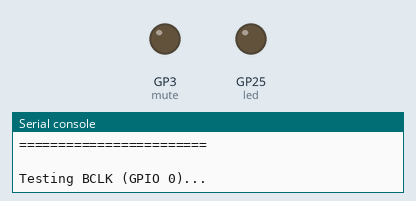
Simulated run of this program. Board: Raspberry Pi Pico running MicroPython. Parts: output pins drawn as LEDs (lit = HIGH), the last lines printed to the serial console. Pins used as bus, display or sensor lines are not drawn. At 12.7 s the program stops and its outputs stay as they are.

Above: at 1.5 s.
At 7.35 s:
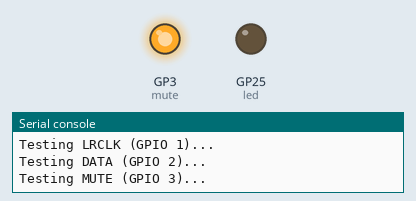
At 10.45 s:
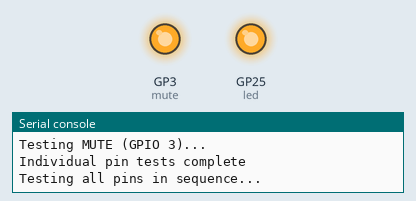
At 12.57 s:
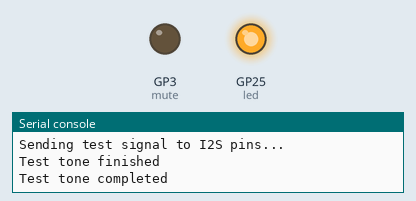
Timing chart, 0 to 14.1 s (numbered marks = the images above):
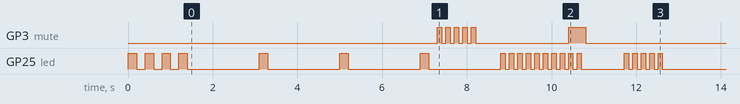

The program:

i2s_test.py
```python
"""
i2s_test.py - Test script for I2S wiring connections

This script tests the wiring between the Raspberry Pi Pico WH and the
Adafruit I2S Stereo Decoder (UDA1334A) by toggling the I2S pins
and providing visual feedback through the onboard LED.

Connections to verify:
- Pico WH GPIO 0 -> I2S Decoder BCLK (Bit Clock)
- Pico WH GPIO 1 -> I2S Decoder LRCLK (Word Select/Left-Right Clock)
- Pico WH GPIO 2 -> I2S Decoder DIN (Data In)
- Pico WH GPIO 3 -> I2S Decoder MUTE (Optional)
- Pico WH 3.3V -> I2S Decoder VIN
- Pico WH GND -> I2S Decoder GND
"""

import machine
import time
from micropython import const

# Import I2S configuration
from i2s.i2s_config import (
    I2S_BCLK_PIN,
    I2S_LRCLK_PIN,
    I2S_DATA_PIN,
    I2S_MUTE_PIN,
    play_test_tone
)

# Onboard LED for visual feedback
LED_PIN = const(25)  # Pico WH onboard LED is on GPIO 25

def setup():
    """Initialize test pins and LED"""
    # Configure the onboard LED
    led = machine.Pin(LED_PIN, machine.Pin.OUT)

    # Configure I2S pins as outputs
    bclk = machine.Pin(I2S_BCLK_PIN, machine.Pin.OUT)
    lrclk = machine.Pin(I2S_LRCLK_PIN, machine.Pin.OUT)
    data = machine.Pin(I2S_DATA_PIN, machine.Pin.OUT)
    mute = machine.Pin(I2S_MUTE_PIN, machine.Pin.OUT)

    # Initialize all pins to low
    bclk.value(0)
    lrclk.value(0)
    data.value(0)
    mute.value(0)

    return led, bclk, lrclk, data, mute

def blink_led(led, times=3, delay=0.2):
    """Blink the LED to indicate test phases"""
    for _ in range(times):
        led.value(1)
        time.sleep(delay)
        led.value(0)
        time.sleep(delay)

def test_pins(led, bclk, lrclk, data, mute):
    """Test each I2S pin individually"""
    pins = [
        (bclk, "BCLK (GPIO {})".format(I2S_BCLK_PIN)),
        (lrclk, "LRCLK (GPIO {})".format(I2S_LRCLK_PIN)),
        (data, "DATA (GPIO {})".format(I2S_DATA_PIN)),
        (mute, "MUTE (GPIO {})".format(I2S_MUTE_PIN))
    ]

    # Test each pin with a visible pattern
    for pin, name in pins:
        print(f"Testing {name}...")

        # Blink the LED once to indicate which pin we're testing
        blink_led(led, 1)

        # Toggle the pin 5 times
        for i in range(5):
            pin.value(1)
            time.sleep(0.1)
            pin.value(0)
            time.sleep(0.1)

        # Short pause between pin tests
        time.sleep(0.5)

    print("Individual pin tests complete")

def run_full_test():
    """Run a full wiring test sequence"""
    print("\n=== I2S Wiring Test ===")
    print(f"BCLK: GPIO {I2S_BCLK_PIN}")
    print(f"LRCLK: GPIO {I2S_LRCLK_PIN}")
    print(f"DATA: GPIO {I2S_DATA_PIN}")
    print(f"MUTE: GPIO {I2S_MUTE_PIN}")
    print("========================\n")

    # Initialize pins and LED
    led, bclk, lrclk, data, mute = setup()

    # Initial LED indication that test is starting
    blink_led(led, 3)

    # Test each pin individually
    test_pins(led, bclk, lrclk, data, mute)

    # Run a sequence to test all pins together
    print("Testing all pins in sequence...")
    for i in range(10):
        # Create a binary pattern based on the iteration
        bclk.value((i & 1) > 0)
        lrclk.value((i & 2) > 0)
        data.value((i & 4) > 0)
        mute.value((i & 8) > 0)

        # Flash LED in sync
        led.value(1)
        time.sleep(0.1)
        led.value(0)
        time.sleep(0.1)

    # Reset all pins to low
    bclk.value(0)
    lrclk.value(0)
    data.value(0)
    mute.value(0)

    print("Sequence test complete")

    # Now try to play a test tone using the I2S interface
    print("\nAttempting to play test tone...")
    try:
        play_test_tone()
        print("Test tone completed")
    except Exception as e:
        print(f"Error playing test tone: {e}")

    # Final indication that test is complete
    blink_led(led, 5, 0.1)
    print("\nWiring test complete! If you didn't see any errors, the connections are likely correct.")
    print("To verify fully, check if you could hear the test tone (although it might not be audible).")
    print("For a more thorough test, try running the full audio test in main.py")

if __name__ == "__main__":
    run_full_test() 
```

i2s_config.py
```python
"""
i2s_config.py - I2S Configuration and Constants

This module contains configuration settings and constants for the
I2S audio output implementation for the Pico WH connected to the
Adafruit I2S Stereo Decoder (UDA1334A).

Wiring connections:
- Pico WH GPIO 0 -> I2S Decoder BCLK (Bit Clock)
- Pico WH GPIO 1 -> I2S Decoder LRCLK (Word Select/Left-Right Clock)
- Pico WH GPIO 2 -> I2S Decoder DIN (Data In)
- Pico WH GPIO 3 -> I2S Decoder MUTE (Optional)
- Pico WH 3.3V -> I2S Decoder VIN
- Pico WH GND -> I2S Decoder GND
"""

import machine
from micropython import const

# I2S pin definitions
# These pin numbers MUST match the physical connections to the I2S decoder
I2S_BCLK_PIN = const(0)      # Bit Clock on GPIO 0
I2S_LRCLK_PIN = const(1)     # Word/Left-Right Clock on GPIO 1
I2S_DATA_PIN = const(2)      # Data output pin on GPIO 2
I2S_MUTE_PIN = const(3)      # Optional mute control on GPIO 3

# I2S configuration
# These settings are specific to the UDA1334A decoder capabilities
SAMPLE_RATE = const(44100)   # Standard CD quality (44.1kHz)
BIT_DEPTH = const(16)        # 16-bit audio samples
AUDIO_CHANNELS = const(2)    # Stereo (2 channels)

# I2S buffer sizes
I2S_BUFFER_SIZE = const(1024)  # Output buffer size
I2S_QUEUE_SIZE = const(4)      # Number of buffers in the queue

# I2S object
i2s = None

def init_i2s():
    """
    Initialize the I2S interface

    This function sets up the I2S interface to communicate with the
    UDA1334A I2S stereo decoder connected to the specified pins.
    """
    global i2s

    print(f"Initializing I2S: BCLK={I2S_BCLK_PIN}, LRCLK={I2S_LRCLK_PIN}, DATA={I2S_DATA_PIN}")

    # MicroPython I2S initialization
    # Note: Implementation will depend on the specific MicroPython I2S library
    # For now, this is a placeholder to be filled with the actual implementation
    try:
        # This is a placeholder for the actual I2S initialization
        # The actual implementation will depend on the MicroPython I2S library used
        # i2s = machine.I2S(...)
        configure_i2s_pins()
        print("I2S interface initialized successfully")
    except Exception as e:
        print(f"Failed to initialize I2S: {e}")

    return i2s is not None

def configure_i2s_pins():
    """
    Configure GPIO pins for I2S operation

    This function sets up the GPIO pins for I2S communication.
    It configures the pins as outputs with appropriate default states.
    """
    # Set up GPIO pins for I2S
    # BCLK pin - Bit Clock
    bclk = machine.Pin(I2S_BCLK_PIN, machine.Pin.OUT)
    bclk.value(0)  # Initialize low

    # LRCLK pin - Left/Right Clock (Word Select)
    lrclk = machine.Pin(I2S_LRCLK_PIN, machine.Pin.OUT)
    lrclk.value(0)  # Initialize low

    # DATA pin - Serial Data
    data = machine.Pin(I2S_DATA_PIN, machine.Pin.OUT)
    data.value(0)  # Initialize low

    # MUTE pin (if used)
    mute_pin = machine.Pin(I2S_MUTE_PIN, machine.Pin.OUT)
    mute_pin.value(0)  # Initialize to not muted (depends on UDA1334A configuration)

    print("I2S pins configured")

def start_i2s():
    """
    Start I2S output

    This function starts the I2S interface for audio output.
    It should be called before sending audio data.
    """
    global i2s
    if i2s:
        # Start I2S output
        # Implementation depends on the specific I2S library
        print("Starting I2S output")
    else:
        print("I2S not initialized, cannot start")

def stop_i2s():
    """
    Stop I2S output

    This function stops the I2S interface, halting audio output.
    It should be called when audio playback is finished.
    """
    global i2s
    if i2s:
        # Stop I2S output
        # Implementation depends on the specific I2S library
        print("Stopping I2S output")
    else:
        print("I2S not initialized, nothing to stop")

def mute_i2s(mute):
    """
    Mute or unmute I2S output

    This function controls the MUTE pin on the UDA1334A decoder.

    Args:
        mute (bool): True to mute audio, False to unmute
    """
    # UDA1334A mute pin control
    # The mute behavior depends on how the UDA1334A is configured
    # Typically, high = muted, low = unmuted, but check your specific board
    mute_pin = machine.Pin(I2S_MUTE_PIN, machine.Pin.OUT)
    mute_pin.value(1 if mute else 0)
    print(f"{'Muted' if mute else 'Unmuted'} audio output")

def write_audio_data(data, length):
    """
    Write audio data to I2S output

    This function sends audio data to the I2S interface for output
    to the connected UDA1334A decoder.

    Args:
        data (bytearray): Audio data buffer
        length (int): Length of valid data in the buffer

    Returns:
        bool: True if successful, False otherwise
    """
    global i2s
    if i2s:
        # Write audio data to I2S output
        # Implementation depends on the specific I2S library
        # i2s.write(data[:length])
        return True
    else:
        print("I2S not initialized, cannot write audio data")
        return False

def set_i2s_volume(volume_level):
    """
    Set I2S volume

    Note: The UDA1334A does not have hardware volume control.
    Volume control must be implemented in software by scaling
    the audio samples before sending them to the I2S interface.

    Args:
        volume_level (int): Volume level (0-100%)
    """
    # Volume control implementation
    # This must be handled in software by scaling the audio samples
    print(f"Setting software volume to {volume_level}%")

    # Scale factor would be applied to audio samples before sending to I2S
    # scale_factor = volume_level / 100.0

    return volume_level

def play_test_tone():
    """
    Play a simple test tone through I2S

    This function generates a 440Hz sine wave and plays it
    through the I2S interface for 3 seconds as a connection test.
    """
    import math
    import time

    print("Generating test tone (440Hz)...")

    # Configure pins for manual I2S operation (temporary implementation)
    bclk = machine.Pin(I2S_BCLK_PIN, machine.Pin.OUT)
    lrclk = machine.Pin(I2S_LRCLK_PIN, machine.Pin.OUT)
    data = machine.Pin(I2S_DATA_PIN, machine.Pin.OUT)

    # Unmute the output
    mute_i2s(False)

    # Note: This is a very simplified version that doesn't implement
    # the full I2S protocol. It's just for basic hardware testing.
    # A real implementation would use a proper I2S library.

    # Simulate sending some data
    print("Sending test signal to I2S pins...")
    for i in range(1000):
        # Toggle bit clock several times for each sample
        for j in range(16):
            bclk.value(1)
            # Simulate data based on a sine wave
            data_bit = 1 if (i + j) % 2 == 0 else 0
            data.value(data_bit)
            bclk.value(0)

        # Toggle word select (LRCLK) between left and right channel
        lrclk.value(1 if i % 2 == 0 else 0)

        # Small delay
        time.sleep_us(10)

    print("Test tone finished") 
```

Measured:
- by itself, GP3 (mute): goes 4 × (HIGH 0.10 s, LOW 0.10 s), HIGH 0.10 s, LOW 2.2 s, HIGH 0.40 s, then LOW
- by itself, GP25 (led): LOW → HIGH at 0.00 s, → LOW 0.20 s later, → HIGH 0.20 s later, → LOW 0.20 s later, … (44 changes in this stretch)
